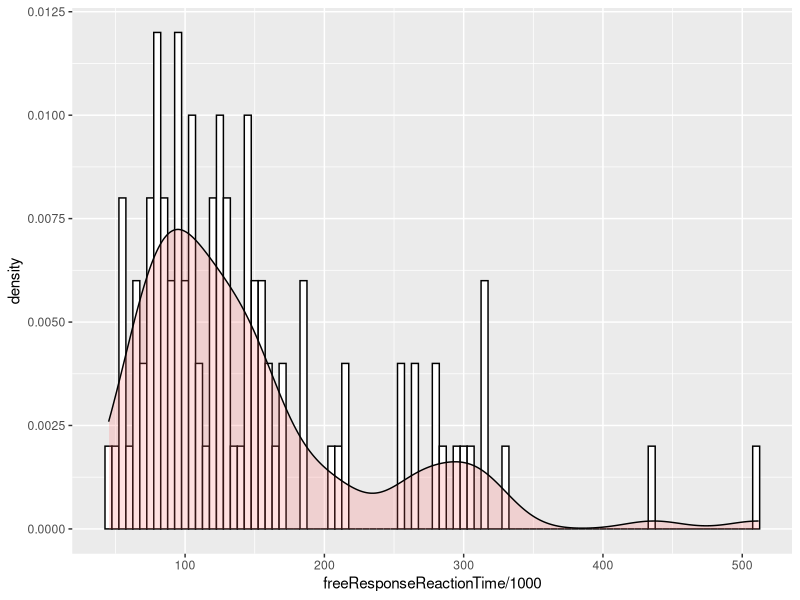

Here is the R script that generated this plot:
## ---- chunk 1
#source("common.R")
library(ggplot2)
setwd("~/Git/socialLang/analysis")

study1 <- read.csv('venting1-results.csv', header=T)

ggplot(study1, aes(x=freeResponseReactionTime/1000)) + geom_histogram(aes(y=..density..), binwidth=5, colour="black", fill="white") + geom_density(alpha=.2, fill="#FF6666")  

# 42 literal
# 58 nonliteral

study1$deltaHappy = study1$happy2 - study1$happy1
study1$deltaSad = study1$sad2 - study1$sad1
study1$deltaAmuse = study1$amuse2 - study1$amuse1
study1$deltaContent = study1$content2 - study1$content1
study1$deltaDisapp = study1$disapp2 - study1$disapp1
study1$deltaAnger = study1$anger2 - study1$anger1
study1$deltaRegret = study1$regret2 - study1$regret1

summary(lm(happy1 ~ nonliteral, study1))
summary(lm(sad1 ~ nonliteral, study1))
summary(lm(amuse1 ~ nonliteral, study1))
summary(lm(content1 ~ nonliteral, study1))
summary(lm(disapp1 ~ nonliteral, study1))
summary(lm(anger1 ~ nonliteral, study1))
summary(lm(regret1 ~ nonliteral, study1))

summary(lm(deltaHappy ~ nonliteral, study1))
summary(lm(deltaSad ~ nonliteral, study1))
summary(lm(deltaAmuse ~ nonliteral, study1))
summary(lm(deltaContent ~ nonliteral, study1))
summary(lm(deltaDisapp ~ nonliteral, study1))
summary(lm(deltaAnger ~ nonliteral, study1))
summary(lm(deltaRegret ~ nonliteral, study1))


summary(lm(deltaHappy ~ nonliteral * ventingResponseLength, study1))
summary(lm(deltaSad ~ nonliteral * ventingResponseLength, study1))
summary(lm(deltaAmuse ~ nonliteral * ventingResponseLength, study1))
summary(lm(deltaContent ~ nonliteral * ventingResponseLength, study1))
summary(lm(deltaDisapp ~ nonliteral * ventingResponseLength, study1))
summary(lm(deltaAnger ~ nonliteral * ventingResponseLength, study1))
summary(lm(deltaRegret ~ nonliteral * ventingResponseLength, study1))


summary(lm(deltaHappy ~ nonliteral * gender, study1))
summary(lm(deltaSad ~ nonliteral * gender, study1))
summary(lm(deltaAmuse ~ nonliteral * gender, study1))
summary(lm(deltaContent ~ nonliteral * gender, study1))
summary(lm(deltaDisapp ~ nonliteral * gender, study1))
summary(lm(deltaAnger ~ nonliteral * gender, study1))
summary(lm(deltaRegret ~ nonliteral * gender, study1))



